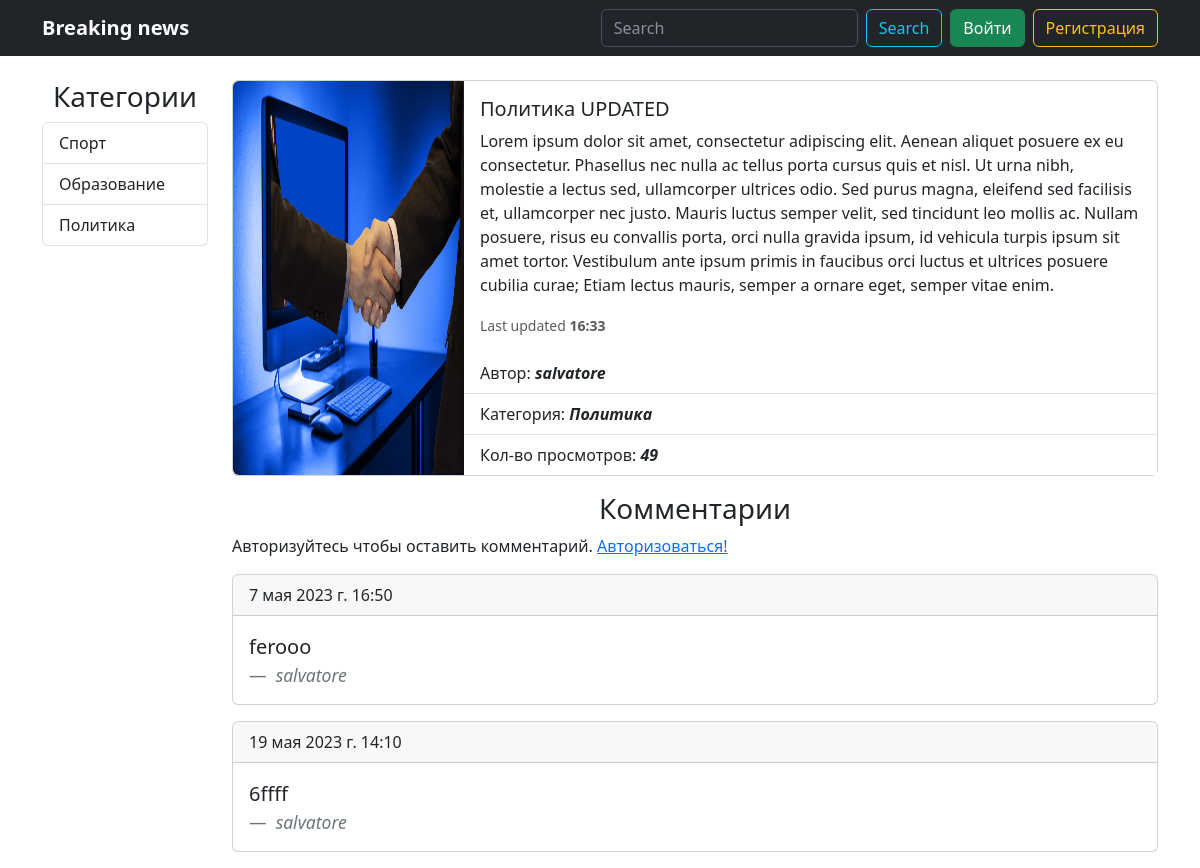
Page /articles/2/ on the committed database.
### web_site/models.py (models this page shows, shortened)
class Category(models.Model):
    title = models.CharField(verbose_name="Название категории", max_length=100)
    def __str__(self):
        return self.title
    def get_absolute_url(self):
        return reverse("category_articles", kwargs={"category_id": self.pk})
    class Meta:
        verbose_name = "Категория"
        verbose_name_plural = "Категория"

class Article(models.Model):
    title = models.CharField(verbose_name="Название статьи", max_length=100)
    content = models.TextField(verbose_name="Описание статьи")
    image = models.ImageField(verbose_name="Изображение", upload_to="photos/", blank=True, null=True)
    views = models.IntegerField(verbose_name="Кол-во просмотров", default=0)
    created_at = models.DateTimeField(verbose_name="Дата создания", auto_now_add=True)
    updated_at = models.DateTimeField(verbose_name="Дата обновления", auto_now_add=True)
    category = models.ForeignKey(to=Category, verbose_name="Категория", on_delete=models.CASCADE)
    author = models.ForeignKey(to=User, verbose_name="Автор", on_delete=models.CASCADE)
    class Meta:
        verbose_name = "Статья"
        verbose_name_plural = "Статья"

class Comment(models.Model):
    article = models.ForeignKey(Article, on_delete=models.CASCADE)
    author = models.ForeignKey(User, on_delete=models.CASCADE)
    added_at = models.DateTimeField(auto_now_add=True)
    content = models.TextField()

### web_site/views.py (the view, shortened to what this page needs)
# urls.py: path("articles/<int:article_id>/", views.article_detail, name="article_detail"),
def article_detail(request, article_id):
    article = Article.objects.filter(pk=article_id).first()
    if not request.session.session_key:
        request.session.save()
    session_id = request.session.session_key
    if not request.user.is_authenticated:
        views_items = ArticleCountViews.objects.filter(session_id=session_id, article=article)
        if not views_items.count() and str(session_id) != "None":
            views = ArticleCountViews()
            views.article = article
            views.session_id = session_id
            views.save()
            article.views += 1
            article.save()
    if request.method == "POST":
        form = CommentForm(data=request.POST)
        if form.is_valid():
            form = form.save(commit=False)
            form.article = article
            form.author = request.user
            form.save()
            return redirect("article_detail", article.pk)
    else:
        form = CommentForm()
    comments = Comment.objects.filter(article=article)
    context = {
        "article": article,
        "title": article.title,
        "form": form,
        "comments": comments
    }
    return render(request, "web_site/article_detail.html", context)

### web_site/forms.py
class CommentForm(forms.ModelForm):
    class Meta:
        model = Comment
        fields = ["content"]
        widgets = {
            "content": forms.Textarea(attrs={
                "class": "form-control",
                "placeholder": "Ваш комментарий"
            })
        }

### web_site/templatetags/custom_tags.py (called while the page is built)
@register.simple_tag()
def get_categories():
    categories = Category.objects.all()
    return categories

@register.simple_tag(name="is_auth_pages")
def check_auth_page(request):
    is_unique = request.path in ("/login/", "/registration/", "/create_article/")
    is_user_page = "/profile/" in request.path
    return is_unique or is_user_page

### web_site/templates/web_site/article_detail.html (shortened to what this page needs)
{% extends 'base.html' %}
{% block content %}
<div class="card mb-3">
    <div class="row g-0">
        <div class="col-md-3">
            {% if article.image %}
            <img src="{{ article.image.url }}" class="img-fluid rounded-start h-100" alt="...">
            {% else %}
            <img src="https://studenthack.uz/wp-content/uploads/2021/11/%D0%A4%D0%BE%D1%82%D0%BE-%D1%81%D0%BA%D0%BE%D1%80%D0%BE-%D0%B1%D1%83%D0%B4%D0%B5%D1%82.png"
                 class="img-fluid rounded-start h-100" alt="...">
            {% endif %}
        </div>
        <div class="col-md-9" style="position: relative;">
            <div class="d-flex flex-column">
                <div class="card-body">
                    <h5 class="card-title">{{ article.title }}</h5>
                    <p class="card-text">{{ article.content }}</p>
                    <p class="card-text">
                        <small class="text-body-secondary">Last updated <b>{{ article.updated_at.time }}</b></small>
                    </p>
                </div>
            </div>
            <ul class="list-group list-group-flush">
                <li class="list-group-item">
                    Автор: <b><i>{{ article.author }}</i></b>
                </li>
                <li class="list-group-item">
                    Категория: <b><i>{{ article.category }}</i></b>
                </li>
                <li class="list-group-item">
                    Кол-во просмотров: <b><i>{{ article.views }}</i></b>
                </li>
            </ul>
        </div>
    </div>
</div>
<div>
    <h3 class="text-center">Комментарии</h3>
    {% if not request.user.is_authenticated %}
    <p>
        Авторизуйтесь чтобы оставить комментарий.
        <a href="{% url 'login' %}"> Авторизоваться!</a>
    </p>
    {% else %}
    <form action="" method="post" class="mb-4">
        {% csrf_token %}
        {{ form }}
        <button class="btn btn-dark mt-3">Отправить</button>
    </form>
    {% endif %}
    <div>
        {% for comment in comments %}
        <div class="card mb-3">
            <div class="card-header d-flex justify-content-between align-items-center">
                {{ comment.added_at }}
            </div>
            <div class="card-body">
                <blockquote class="blockquote mb-0">
                    <p>{{ comment.content }}</p>
                    <footer class="blockquote-footer">
                        <cite title="{{ comment.author }}">{{ comment.author }}</cite>
                    </footer>
                </blockquote>
            </div>
        </div>
        {% empty %}
        <p>Комментарии отсутствуют.</p>
        {% endfor %}
    </div>
</div>
{% endblock content %}

### templates/base.html (shortened to what this page needs)
{% load custom_tags %}
<!doctype html>
<html lang="en">
<head>
    <link rel="stylesheet" href="https://cdn.jsdelivr.net/npm/bootstrap-icons@1.10.2/font/bootstrap-icons.css"
>
    <link rel="stylesheet" href="https://cdn.jsdelivr.net/npm/bootstrap@5.3.0-alpha3/dist/css/bootstrap.min.css">
</head>
<body>
<nav class="navbar navbar-expand-lg bg-dark" data-bs-theme="dark">
    <div class="container">
        <a class="navbar-brand" href="{% url 'home' %}"> <b>Breaking news</b></a>
        <div class="collapse navbar-collapse" id="navbarSupportedContent">
            <form class="d-flex ms-auto" role="search" action="{% url 'search' %}">
                <input class="form-control me-2" type="search" placeholder="Search" aria-label="Search" name="q">
                <button class="btn btn-outline-info" type="submit">Search</button>
            </form>
            <div class="d-flex gap-2 ms-2">
                {% if not request.user.is_authenticated %}
                <a href="{% url 'login' %}" class="btn btn-success">Войти</a>
                <a href="{% url 'registration' %}" class="btn btn-outline-warning">Регистрация</a>
                {% else %}
                <a href="{% url 'logout' %}" class="btn btn-outline-danger">Выйти</a>
                {% endif %}
            </div>
        </div>
    </div>
</nav>
<div class="container mt-4">
    <div class="row">
        {% is_auth_pages request as is_true %}
        {% if not is_true %}
        <div class="col-2">
            <h3 class="text-center">Категории</h3>
            <div class="list-group">
                {% get_categories as categories %}
                {% for category in categories %}
                <a href="{{ category.get_absolute_url }}" class="list-group-item list-group-item-action">{{ category }}</a>
                {% endfor %}
            </div>
        </div>
        {% endif %}
        <div class="{% if not is_true %} col-10 {% else %} col-6 mx-auto {% endif %}">
            {% block content %}
            {% endblock content %}
        </div>
    </div>
</div>
</body>
</html>

### rows in the picture
Category: title "Спорт"
Category: title "Образование"
Category: title "Политика"
Article: image (picture), title "Политика UPDATED", content "Lorem ipsum dolor sit amet, consectetur adipiscing elit. Aenean aliquet posuere ex eu consectetur. Phasellus nec nulla ac tellus porta cursus quis et nisl. Ut urna nibh, molestie a lectus sed, ullamcorper ultrices odio. Sed purus magna, eleifend sed facilisis et, ullamcorper nec justo. Mauris luctus semper velit, sed tincidunt leo mollis ac. Nullam posuere, risus eu convallis porta, orci nulla gravida ipsum, id vehicula turpis ipsum sit amet tortor. Vestibulum ante ipsum primis in faucibus orci luctus et ultrices posuere cubilia curae; Etiam lectus mauris, semper a ornare eget, semper vitae enim.", updated_at.time "16:33", author "salvatore", category "Политика", views "49"
Comment: added_at "7 мая 2023 г. 16:50", content "ferooo", author "salvatore"
Comment: added_at "19 мая 2023 г. 14:10", content "6ffff", author "salvatore"
